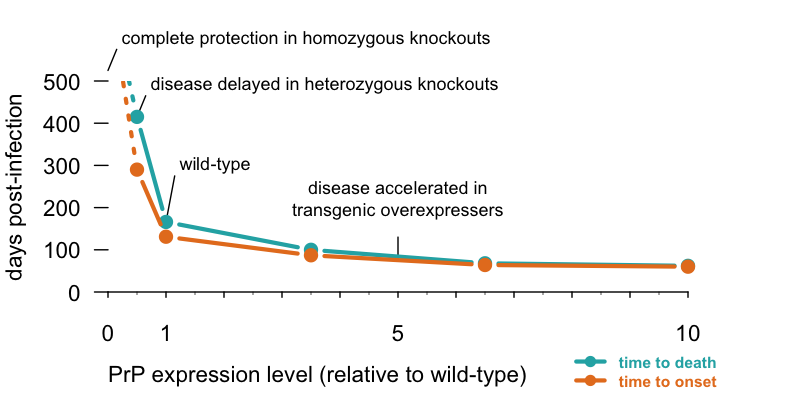

Here is the R script that generated this plot:
# plot of PrPC expression vs incubation time
png('~/d/j/cureffi/media/2018/07/expression-level-incubation-time.png',width=800,height=400,res=135)

# colors
tk = '#24AFB2'
sk = '#E67E23'

# data from Fischer 1996 PMID: 8635458 Table I
explevel = c(.5,1,3.5,6.5,10) # PrPC expression level
terminal = c(415,166,100,68,62) # time to terminal illness
symptoms = c(290,131,87,64,60) # time to symptoms

# empty plot and axes and labels
par(mar=c(4,4,3,2))
plot(NA,NA,xlim=c(0,11),ylim=c(0,500),axes=FALSE,xaxs='i',yaxs='i',ann=FALSE)
axis(side=1, at=0:10, labels=NA, lwd=1, lwd.ticks=1, tck=-0.025)
axis(side=1, at=1:10 - 0.5, labels=NA, lwd=0, lwd.ticks=0.5, tck=-0.0125)
axis(side=1, at=c(0,1,5,10), labels=c(0,1,5,10), lwd=0, lwd.ticks=0)
mtext(side=1, line=2.5, text='PrP expression level (relative to wild-type)', adj=0)
axis(side=2, at=(0:5)*100, lwd=0, lwd.ticks=1, las=2)
mtext(side=2, line=3, text='days post-infection')

# text annotations
par(xpd=TRUE)

text(x=c(0,0.5,1,5), y=c(600,490,300,150), labels=c('complete protection in homozygous knockouts','disease delayed in heterozygous knockouts','wild-type','disease accelerated in\ntransgenic overexpressers'), pos=c(4,4,4,3), cex=0.8)
segments(x0=0,x1=0.15,y0=525,y1=575)
segments(x0=0.5,x1=0.65,y0=415,y1=465)
segments(x0=1,x1=1.15,y0=166,y1=275)
segments(x0=5,x1=5,y0=80,y1=130)

# legend 
legend(x=8,y=-120,c('time to death','time to onset'),col=c(tk,sk),text.col=c(tk,sk),bty='n',lwd=3,pch=19,cex=0.7,text.font=2)

par(xpd=FALSE)

# actual curves
points(explevel,terminal,type='b',pch=19,lwd=3,col=tk)
points(explevel,symptoms,type='b',pch=19,lwd=3,col=sk)
points(c(.5,.2),c(415,600),type='l',lwd=3,col=tk,lty=3)
points(c(.5,.2),c(290,550),type='l',lwd=3,col=sk,lty=3)


dev.off()